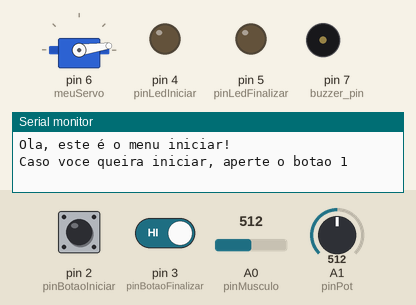
Recording of a sketch running on a simulated Arduino Mega 2560, built with avr-gcc and run on an emulated ATmega2560. Shown: servo, output pins drawn as LEDs (lit = HIGH), buzzer (waves = sounding), the last lines printed to the serial monitor. The test bench sets the inputs (shaded band); at power-on: pin 2 (pinBotaoIniciar) HIGH, pin 3 (pinBotaoFinalizar) HIGH, A0 (pinMusculo) = 512, A1 (pinPot) = 512.

Above: at 1.2 s.
1.3 s: pin 2 (pinBotaoIniciar) pulled LOW for 0.15 s
At 2.8 s:
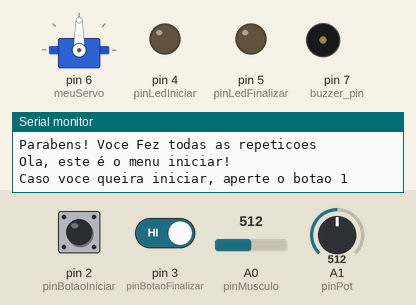
3.1 s: pin 2 (pinBotaoIniciar) pulled LOW for 1 s
At 3.25 s:
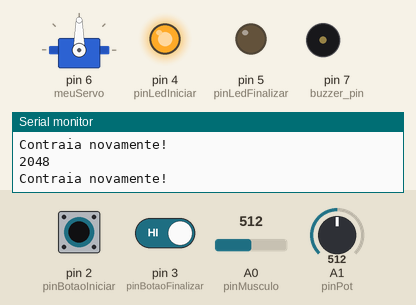
5.6 s: pin 2 (pinBotaoIniciar) driven LOW and pin 3 (pinBotaoFinalizar) driven LOW
At 6.0 s:
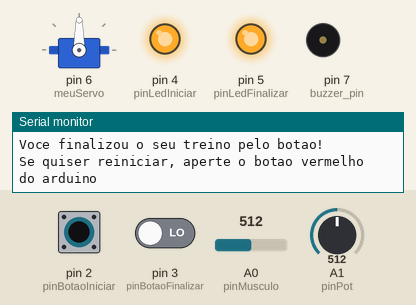
Timing chart, 0 to 8.6 s (numbered marks = the images above; inputs shaded):
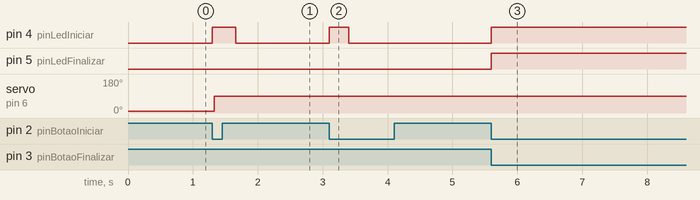

Measured:
- after the input at 1.3 s, pin 4 (pinLedIniciar): LOW → HIGH at once, → LOW 0.36 s later; servo on pin 6 (meuServo): 8° → 90° at once
- after the input at 3.1 s, pin 4 (pinLedIniciar): LOW → HIGH at once, → LOW 0.30 s later
- after the input at 5.6 s, pin 4 (pinLedIniciar), pin 5 (pinLedFinalizar): LOW → HIGH at once

The sketch:

ProjetoFinalMusicaComMusculo.ino
```cpp
/*
   Sistemas Embarcados
   AProjeto Final- Música com músculos
   Diego de Sá Dias
   RA: 156389

*/

//-----------------------------------------------------------------------------------------------------------------------------------------------------------
//          Importando as bibliotecas necessárias
#include <Servo.h>
Servo meuServo; // Cria um objeto Servo para controlar o servo motor


//-----------------------------------------------------------------------------------------------------------------------------------------------------------
//          Constantes dos pinos
const byte pinBotaoIniciar = 2;
const byte pinBotaoFinalizar = 3;
const int pinLedIniciar = 4;
const int pinLedFinalizar = 5;
const int buzzer_pin = 7;
const int pinMusculo = A0; // o fio vermelho é no meio, o fio amarelo é no final e o verde é a referência
const int pinPot = A1;


//-----------------------------------------------------------------------------------------------------------------------------------------------------------
//          Variáveis

//musculo
float limiar = 200; // Definir esse limiar

//servo
int pos; // Declara uma variável para controlar a posição do servo motor

//botoes
volatile byte estadoIniciar = LOW;
volatile byte estadoFinalizar = LOW;

//leds
bool estadoLedIniciar = false; // Led Iniciar
bool estadoLedFinalizar = false; // Led finalizar

//interface
int menu = 0; //variável responsável pelos menus do switch case
bool selecao0 = true; //variável que irá controlar a fala de inicialização
bool selecao1 = true; //variável que irá dar o comando de início do jogo (quando iremos começar a contrair)
bool finalizar = true; //variável irá dar o comando para falar uma vez a mensagem de finalizar

//variáveis gerais
int contadorContracoes = 0; //contador para o número de contrações que a pessoa fez
unsigned long tempoAnterior = 0;

//-----------------------------------------------------------------------------------------------------------------------------------------------------------
//          Structures relacionadas a música do Harry Potter
struct MusicStruct {
  int A = 550;
  int As = 582;
  int B = 617;
  int C = 654;
  int Cs = 693;
  int D = 734;
  int Ds = 777;
  int E = 824;
  int F = 873;
  int Fs = 925;
  int G = 980;
  int Gs = 1003;
  int A2 = 1100;
  int A2s = 1165;
  int B2 = 1234;
  int C3 = 1308;
  int C3s = 1385;
  int D3 = 1555;
} Music;

struct LengthStruct {
  float half = 0.5;
  float one = 1.0;
  float one_half = 1.5;
  float two = 2.0;
  float two_half = 2.5;
} Length;

float tempo = 400;//tempo em que cada nota será tocada

//-----------------------------------------------------------------------------------------------------------------------------------------------------------
void setup() {
  Serial.begin(9600);
  Serial2.begin(9600);
  //Setting up ports
  pinMode(pinBotaoIniciar, INPUT_PULLUP);
  pinMode(pinBotaoFinalizar, INPUT_PULLUP);
  pinMode(pinMusculo, INPUT);
  pinMode(pinPot, INPUT);
  pinMode(buzzer_pin, OUTPUT);
  pinMode(pinLedIniciar, OUTPUT);
  pinMode(pinLedFinalizar, OUTPUT);

  digitalWrite(pinLedIniciar, LOW);
  digitalWrite(pinLedFinalizar, LOW);

  meuServo.attach(6); // Associa o servo motor ao pino digital 6 do Arduino
  meuServo.write(8); // Define a posição inicial do servo motor para 0 graus

  //parte da interrupção
  attachInterrupt(digitalPinToInterrupt(pinBotaoIniciar), blink1, FALLING);
  attachInterrupt(digitalPinToInterrupt(pinBotaoFinalizar), blink2, FALLING);


}

//-----------------------------------------------------------------------------------------------------------------------------------------------------------

void loop() {

  //-----------------------------------------------------------------------------------------------------------------------------------------------------------
  //          Parte do potenciômetro
  //O potenciômetro irá controlar a velocidade da contração e a ventuinha
  int pot = map(analogRead(pinPot), 0, 1023, 0, 255);

  if (millis() >= tempoAnterior) {
    tempoAnterior = millis() + 100;
    Serial2.write(pot); // escrevendo o dutty cicle da ventuínha
  }


  // alterando a velocidade do pedido de contração
  if (pot >= 0 && pot <= 64) {
    tempo = tempo * 1;
  } else {
    if (pot >= 65 && pot <= 128) {
      tempo = tempo * 0.75;
    } else {
      if (pot >= 129 && pot <= 192) {
        tempo = tempo * 0.6;
      } else {
        if (pot >= 192 && pot <= 255) {
          tempo = tempo * 0.5;
        }
      }
    }
  }

  //-----------------------------------------------------------------------------------------------------------------------------------------------------------
  //          Parte da Interface com o usuário

  switch (menu) {
    case 0:
      //Início
      if (selecao0) {
        Serial.println("Ola, este é o menu iniciar!");
        Serial.println("\nCaso voce queira iniciar, aperte o botao 1");
        selecao0 = false;
      }

      if (estadoIniciar) {
        //se o botao 1 for apertado e pedir para iniciar, começamos o game
        menu = 1;
        digitalWrite(pinLedIniciar, HIGH);
        estadoIniciar = LOW;
      }

      break; //break caso 0

    case 1:
      if (selecao1) {
        Serial.println("Vamos comecar!");
        Serial.println("Caso queira finalizar, aperte o botao 2");
        selecao1 = false;
      }


      if (estadoFinalizar == LOW) {
        // mandar para o PIC que iniciou
        Serial2.write(1); //PIC irá ligar o LCD e escrever bem-vindo enquuanto pisca um LED 3 vezes (com delay de 50 ms) Depois de piscar o LED, escreve no LCD "Músuculos Sonoros" e o Buzzer do PIC apita 2 vezes

        //          Parte do sensor muscular
        int leituraMusculo = (5000 / 1023) * analogRead(pinMusculo) ; // !!!!!!!!!!!!!!!!!!!!!!! Acertar o valor do sensor

        // Testar se o valor está acima do limiar
        meuServo.write(8);
        if (leituraMusculo >= limiar) {
          Serial.println(leituraMusculo);
          //troco o caso do menu para garantir que só incremente 1 no contador
          menu = 2;
        }

      } else {
        //caso tenha apertado o botao 2, finaliza todo o esquema automaticamente
        if (finalizar) {
          Serial2.write(3); //aviso para o PIC que foi finalizado
          digitalWrite(pinLedFinalizar, HIGH);
          digitalWrite(estadoLedIniciar, LOW);
          Serial.println("Voce finalizou o seu treino pelo botao!");
          digitalWrite(pinLedFinalizar, HIGH);
          Serial.println("Se quiser reiniciar, aperte o botao vermelho do arduino");
          finalizar = false;
        }


      }

      break; //break caso 1

    case 2:
      // começar a tocar a música
      contadorContracoes++; // incrementa o contador de contrações
      meuServo.write(90); // coloca o servo na posição 90° simbolizando que houve uma contração
      Serial2.write(2); // o PIC vai piscar o LED rapidamente

      //Serial.print(contadorContracoes); //visualizar se ta dando certo !!!!!!

      menu = 3; //troco para o caso 3, pois é nele que vou chamar a função para tocar a música
      break; //break caso 2

    case 3:
      //switch case para as notas do Harry Potter
      switch (contadorContracoes) {
        case 0:
          Serial.println("Nao atingiu o limiar nenhuma vez, tente novamente");

        case 1:
          setTone(buzzer_pin, Music.B, tempo * Length.one);
          menu = 1;
          Serial.println("Contraia novamente!");
          break; //break caso 1 do contador

        case 2:
          setTone(buzzer_pin, Music.E, tempo * Length.one_half);
          menu = 1;
          Serial.println("Contraia novamente!");
          break; //break caso 2 do contador

        case 3:
          setTone(buzzer_pin, Music.G, tempo * Length.half);
          menu = 1;
          Serial.println("Contraia novamente!");
          break; //break caso 4 do contador

        case 4:
          setTone(buzzer_pin, Music.F, tempo * Length.one);
          menu = 1;
          Serial.println("Contraia novamente!");
          break; //break caso 4 do contador

        case 5:
          setTone(buzzer_pin, Music.E, tempo * Length.two);
          menu = 1;
          Serial.println("Contraia novamente!");
          break; //break caso 5 do contador

        case 6:
          setTone(buzzer_pin, Music.B2, tempo * Length.one);
          menu = 1;
          Serial.println("Contraia novamente!");
          break; //break caso 6 do contador

        case 7:
          setTone(buzzer_pin, Music.A2, tempo * Length.two_half);
          menu = 1;
          Serial.println("Contraia novamente!");
          break; //break caso 7 do contador

        case 8:
          setTone(buzzer_pin, Music.Fs, tempo * Length.two_half);
          menu = 1;
          Serial.println("Contraia novamente!");
          break; //break caso 8 do contador

        case 9:
          setTone(buzzer_pin, Music.E, tempo * Length.one_half);
          menu = 1;
          Serial.println("Contraia novamente!");
          break; //break caso 9 do contador

        case 10:
          setTone(buzzer_pin, Music.G, tempo * Length.half);
          menu = 1;
          Serial.println("Contraia novamente!");
          break; //break caso 10 do contador

        case 11:
          setTone(buzzer_pin, Music.F, tempo * Length.one);
          menu = 1;
          Serial.println("Contraia novamente!");
          break; //break caso 11 do contador

        case 12:
          setTone(buzzer_pin, Music.Ds, tempo * Length.two);
          menu = 1;
          Serial.println("Contraia novamente!");
          break; //break caso 12 do contador

        case 13:
          setTone(buzzer_pin, Music.F, tempo * Length.one);
          menu = 1;
          Serial.println("Contraia novamente!");
          break; //break caso 13 do contador

        case 14:
          setTone(buzzer_pin, Music.B, tempo * Length.two_half);
          menu = 0;
          selecao0 = true;
          contadorContracoes = 0;
          digitalWrite(pinLedIniciar, LOW);
          Serial.println("Parabens! Voce Fez todas as repeticoes\n");
          break; //break caso 14 do contador

      } // fim do switch do contador de contrações


      break; //break caso 3
  }


  //-----------------------------------------------------------------------------------------------------------------------------------------------------------
  //


}

void blink1() {
  estadoIniciar = HIGH; //troco o estado do botao de iniciar
}

void blink2() {
  estadoFinalizar = HIGH; //troco o estado do botao de finalizar
}

//Procedimento para tocar a nota musical
void setTone(int pin, int note, int duration) {
  tone(pin, note, duration);
  delay(duration);
  noTone(pin);
}
```
